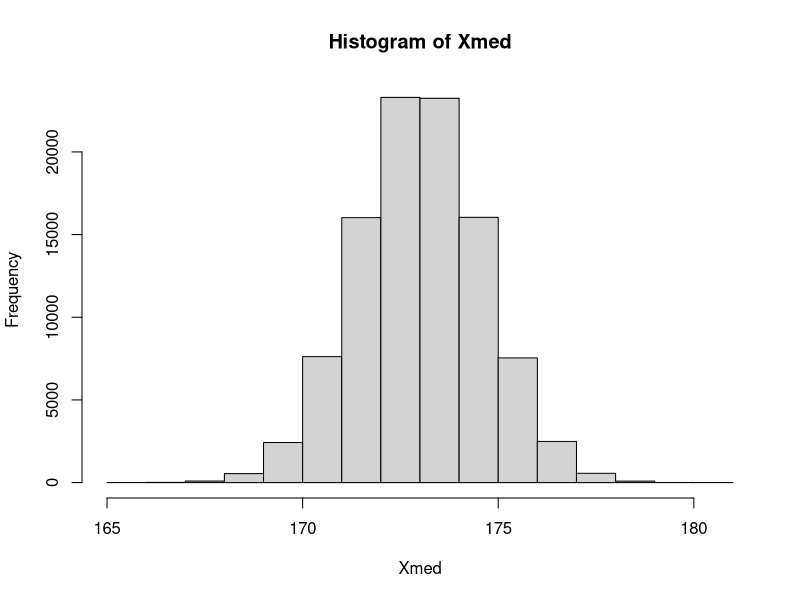
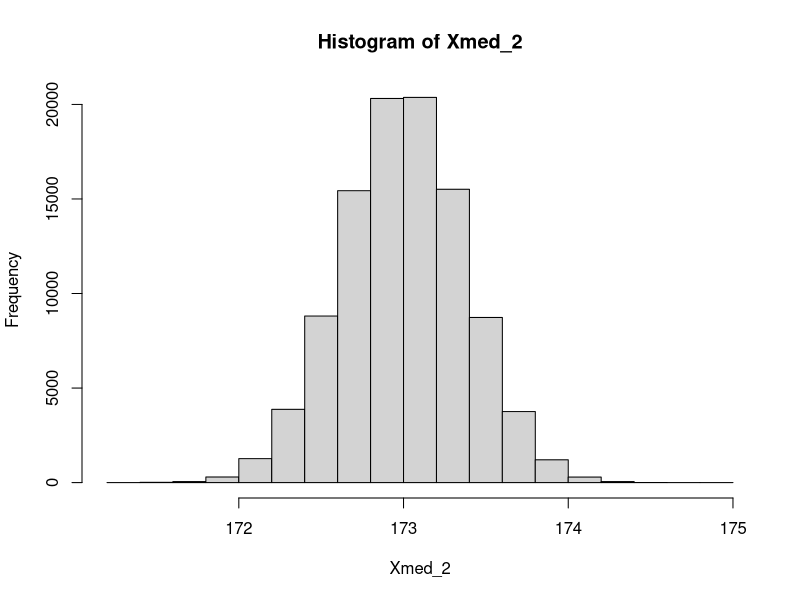
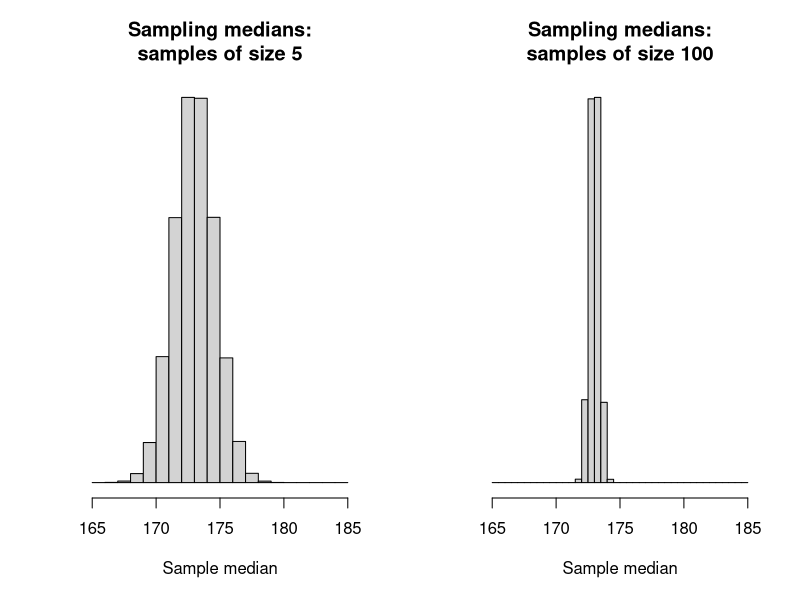
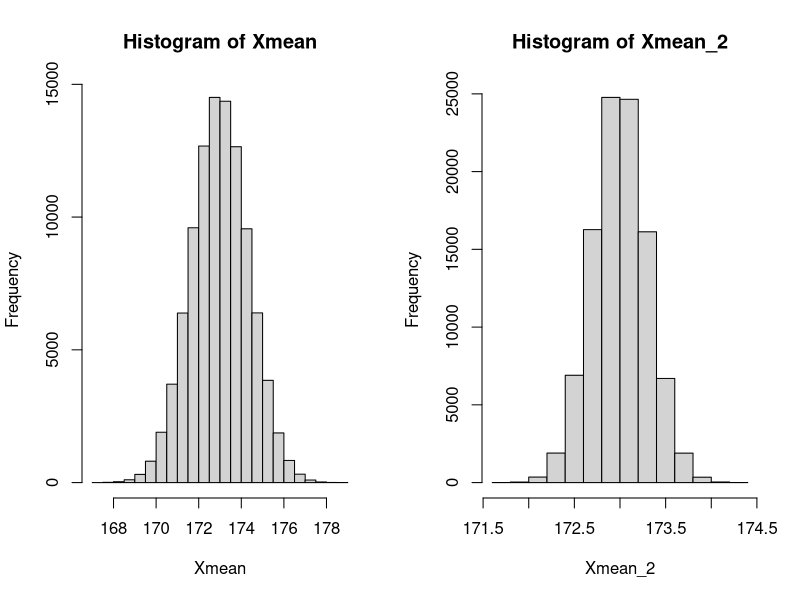
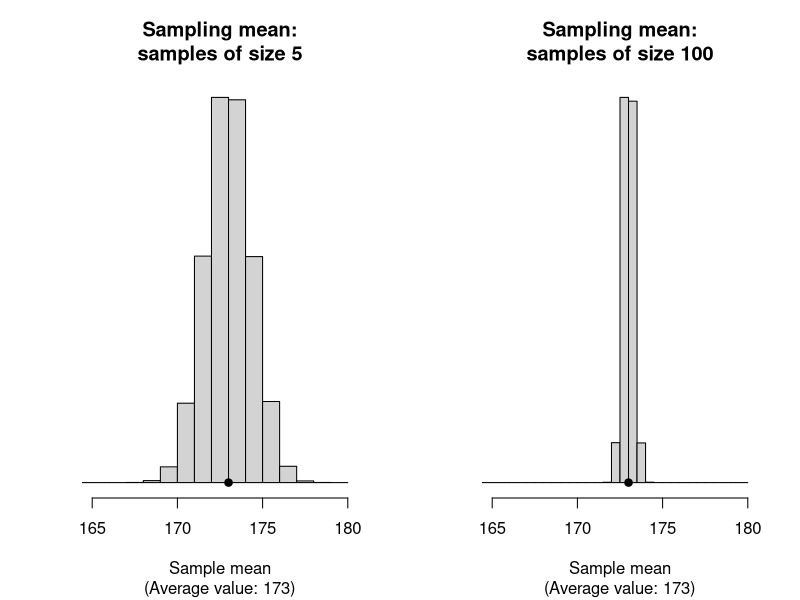
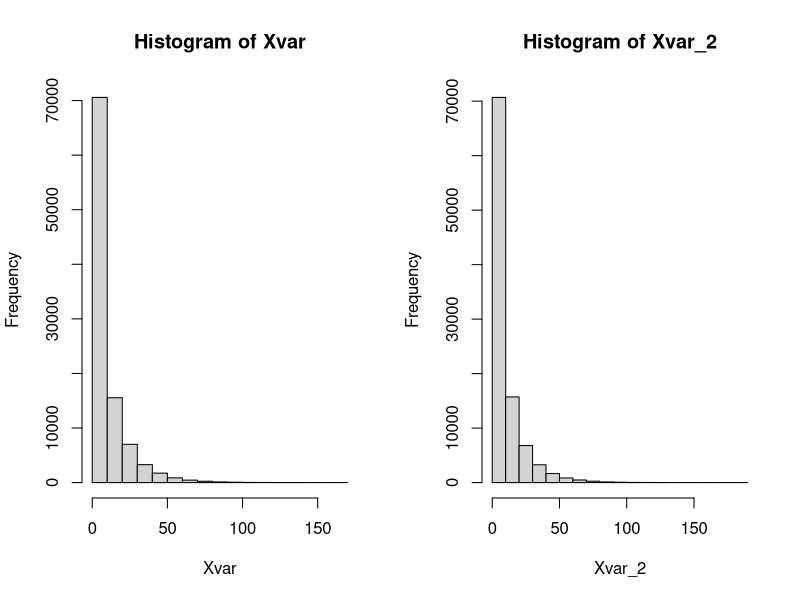
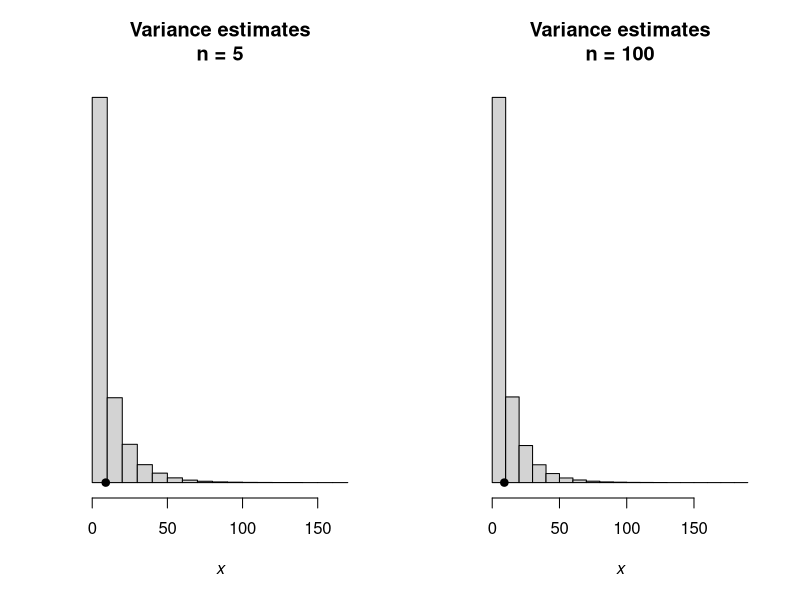
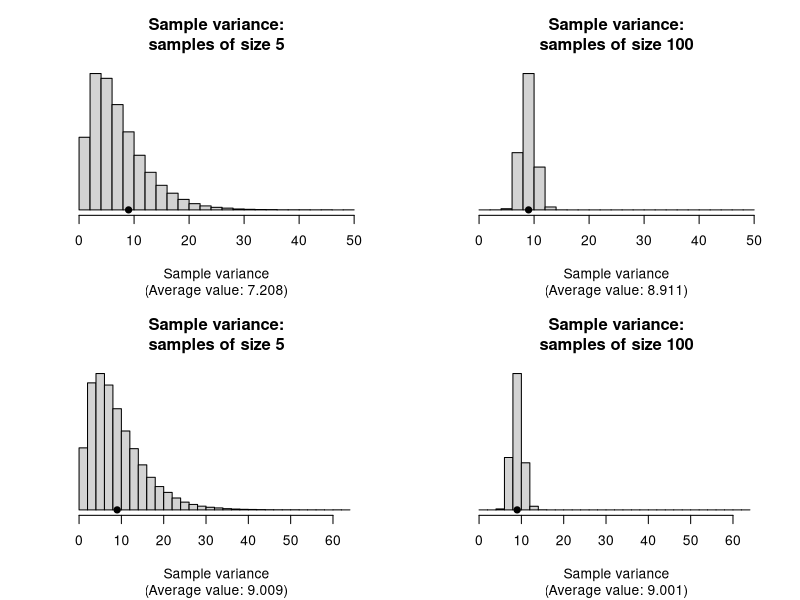

R code for these plots, in order: (Note: this script raises an error after producing the figures.)
## ---- chunk 1
Population <- c(22, 23, 27, 28, 38)
median_P <- median(Population)
median_P
## ---- chunk 2
combn(Population, 2)
## ---- chunk 3
median_S <- combn(Population, 2, FUN = median)
median_S
## ---- chunk 4
table(median_S)
## ---- chunk 5
median_S_2 <- combn(Population, 4, FUN = median)
table(median_S_2)
## ---- chunk 6
set.seed(1592875)
## ---- chunk 7
x_Mn <- 173; x_Sd <- 3        # Population (model) mean and std dev.
sample_Size <- 5              # Sample size is 5
x1 <- rnorm(sample_Size,      # Take a sample of this size...
            mean = x_Mn, sd = x_Sd)     # ... from this distribution
median(x1)                    # Compute the sample median for this sample
## ---- chunk 8
num_Sims <- 100000           # Number of simulations

# Generate random values
Xvals <- rnorm(num_Sims * sample_Size,
               mean = x_Mn, sd = x_Sd)

# Place these into an array, with each sample as a column 
Xvals <- array(Xvals,
               dim = c(sample_Size, num_Sims) )

# Find the median of each sample (i.e., column)
Xmed   <- apply(Xvals, 
                MARGIN = 2, 
                FUN = median) 
hist(Xmed)          # Create the histogram of sample medians
## ---- chunk 9
sample_Size2 <- 100

# Generate random values
Xvals_2 <- rnorm(num_Sims * sample_Size2,
                 mean = x_Mn, sd = x_Sd)

# Place these into an array, with each sample as a column 
Xvals_2 <- array(Xvals_2,
                 dim = c(sample_Size2, num_Sims) )

# Find the minimum of each sample (i.e., column)
Xmed_2   <- apply(Xvals_2, 
                  MARGIN = 2,       # MARGIN = 2 means the columns
                  FUN = median)     # Find the median of each column
hist(Xmed_2)                          # Create the histogram of sample medians
## ---- chunk 10
par( mfrow = c(1, 2))

set.seed(1592875)

hist(Xmed, 
     xlim = c(165, 185),
     xlab = "Sample median",
     ylab = "",
     breaks = seq(165, 185, by = 1),
     main = "Sampling medians:\nsamples of size 5",
     axes = FALSE)
axis(side = 1)

#####

hist(Xmed_2, 
     xlim = c(165, 185),
     xlab = "Sample median",
     ylab = "",
     breaks = seq(165, 185, by = 0.5),
     main = "Sampling medians:\nsamples of size 100",
     axes = FALSE)
axis(side = 1)
## ---- chunk 11
# Mean: n = 5
Xmean   <- apply(Xvals, 
                 MARGIN = 2, 
                 FUN = mean) 
hist(Xmean)          # Create the histogram of sample minimums

# Mean: n = 100
Xmean_2   <- apply(Xvals_2, 
                   MARGIN = 2, 
                   FUN = mean) 
hist(Xmean_2)          # Create the histogram of sample minimums
## ---- chunk 12
par( mfrow = c(1, 2))

hist(Xmean, 
     xlim = c(165, 180),
     xlab = "Sample mean",
     ylab = "",
     breaks = seq(150, 180, by = 1),
     main = "Sampling mean:\nsamples of size 5",
     sub = paste0("(Average value: ", round(mean(Xmean), 1), ")"),
     axes = FALSE)
axis(side = 1)
points(x = x_Mn, 
       y = 0,
       pch = 19)

#####

hist(Xmean_2, 
     xlim = c(165, 180),
     xlab = "Sample mean",
     ylab = "",
     breaks = seq(150, 180, by = 0.5),
     main = "Sampling mean:\nsamples of size 100",
     sub = paste0("(Average value: ", round(mean(Xmean_2), 1), ")"),
     axes = FALSE)
axis(side = 1)
points(x = x_Mn, 
       y = 0,
       pch = 19)


## ---- chunk 13
s2mu <- function(x) { (sum(x - x_Mn)^2) / length(x) }  # Function to find sS2_mu
Xvar   <- apply(Xvals,                                 # Apply fn to each col
                MARGIN = 2,
                FUN = s2mu)
hist(Xvar) 
mean(Xvar)

Xvar_2   <- apply(Xvals_2,
                  MARGIN = 2,
                  FUN = s2mu)
hist(Xvar_2) 
mean(Xvar_2)
## ---- chunk 14
par( mfrow = c(1, 2))

hist(Xvar,
     xlab = expression(italic(x)),
     main = "Variance estimates\nn = 5",
     ylab = "",
     axes = FALSE) 
axis(side = 1)

points(x = x_Sd^2,
       y = 0,
       pch = 19)

hist(Xvar_2,
     xlab = expression(italic(x)),
     main = "Variance estimates\nn = 100",
     ylab = "",
     axes = FALSE) 
axis(side = 1)
points(x = x_Sd^2,
       y = 0,
       pch = 19)
## ---- chunk 15

s2n <- function(x) { (sum( (x - mean(x))^2) ) / length(x)}

Xvarn   <- apply(Xvals, 
                MARGIN = 2, 
                FUN = s2n) 
Xvarn_2   <- apply(Xvals_2, 
                   MARGIN = 2, 
                   FUN = s2n) 


Xvar   <- apply(Xvals, 
                MARGIN = 2, 
                FUN = var) 
Xvar_2   <- apply(Xvals_2, 
                  MARGIN = 2, 
                  FUN = var) 

xRange   <- c(0, 50)
xRange_2 <- c(0, 65)

#####

par( mfrow = c(2, 2))


hist(Xvarn, 
     xlim = xRange,
     xlab = "Sample variance",
     ylab = "",
     breaks = seq(min(xRange), max(xRange), by = 2),
     main = "Sample variance:\nsamples of size 5",
     sub = paste0("(Average value: ", round(mean(Xvarn), 3), ")"),
     axes = FALSE)
axis(side = 1)
points(x = x_Sd^2, 
       y = 0,
       pch = 19)



#####

hist(Xvarn_2,
     xlim = xRange,
     xlab = "Sample variance",
     ylab = "",
     breaks = seq(min(xRange), max(xRange), by = 2),
     main = "Sample variance:\nsamples of size 100",
     sub = paste0("(Average value: ", round(mean(Xvarn_2), 3), ")"),
     axes = FALSE)
axis(side = 1)
points(x = x_Sd^2, 
       y = 0,
       pch = 19)


####
####
####


hist(Xvar, 
     xlim = xRange_2,
     xlab = "Sample variance",
     ylab = "",
     breaks = seq(min(xRange_2), max(xRange_2), by = 2),
     main = "Sample variance:\nsamples of size 5",
     sub = paste0("(Average value: ", round(mean(Xvar), 3), ")"),
     axes = FALSE)
axis(side = 1)
points(x = x_Sd^2, 
       y = 0,
       pch = 19)



#####

hist(Xvar_2, 
     xlim = xRange_2,
     xlab = "Sample variance",
     ylab = "",
     breaks = seq(min(xRange_2), max(xRange_2), by = 2),
     main = "Sample variance:\nsamples of size 100",
     sub = paste0("(Average value: ", round(mean(Xvar_2), 3), ")"),
     axes = FALSE)
axis(side = 1)
points(x = x_Sd^2, 
       y = 0,
       pch = 19)

## ---- chunk 16
set.seed(123)

ns <- c(5, 15, 100)
lambda <- 2
num_Sims <- 10000  # number of simulations

sim_means <- lapply(ns, function(n) {
  replicate(num_Sims, 
            mean(rexp(n, rate = lambda)))
})

hist(sim_means[[1]]) 
hist(sim_means[[2]])
hist(sim_means[[3]])

# The variance when n = 100 should be about twenty times larger
# than the variance for n = 5:
var(sim_means[[1]]) / var(sim_means[[3]])
## ---- chunk 17
par(mfrow = c(1, 3))

hist(sim_means[[1]], 
     axes = FALSE,
     xlim = c(0, 2),
     main = "Sample means:\nn = 5", 
     sub = bquote("(mean;" ~ .(round(mean(sim_means[[1]]), 3)) ~ "and var:" ~ .(round(var(sim_means[[1]]), 4))),
     ylab = "",
     xlab = "Sample means")
axis(side = 1)
points(x = 1/lambda,
       y = 0,
       pch = 19)

hist(sim_means[[2]], 
     axes = FALSE,
     xlim = c(0, 2),
     main = "Sample means:\nn = 15", 
     sub = bquote("(mean;" ~ .(round(mean(sim_means[[2]]), 3)) ~ "and var:" ~ .(round(var(sim_means[[2]]), 4))),
     ylab = "",
     xlab = "Sample mean")
axis(side = 1)
points(x = 1/lambda,
       y = 0,
       pch = 19)

hist(sim_means[[3]], 
     axes = FALSE,
     xlim = c(0, 2),
     breaks = 5,
     main = "Sample means:\nn = 100", 
     sub = bquote("(mean;" ~ .(round(mean(sim_means[[3]]), 3)) ~ "and var:" ~ .(round(var(sim_means[[3]]), 4))),
     ylab = "",
     xlab = "Sample mean")
axis(side = 1)
points(x = 1/lambda,
       y = 0,
       pch = 19)


## ---- chunk 18
set.seed(8979704) # For reproducibility

a_1 <- -8; a_2 <- 10
num_Sims <- 10000

X_1 <- rnorm(num_Sims,
             mean = 2, 
             sd = sqrt(5) )
X_2 <- rnorm(num_Sims,
             mean = 25, 
             sd = sqrt(1) )

Y <- a_1 * X_1 + a_2 * X_2
hist(Y)

mean(Y); var(Y)

## ---- chunk 19
1 - pnorm(2)
## ---- chunk 20
z <- qnorm(0.95); z
## ---- chunk 21
par(mfrow = c(1, 2))

xstar <- 1.6

out <- plotNormal(mu = 0,
                  sd = 1,
                  showX = c(-3, -xstar, 0, xstar, 3),
                  showXlabels = c(-3, expression(-italic(z)), 0, expression(italic(z)), 3))
shadeNormal(x = out$x,
            y = out$y,
            lo = -xstar, 
            hi =  xstar,
            col = "grey")
text(x = 2.5,
     y = 0.3,
     pos = 3,
     expression(Area*":"~0.90))
arrows(x0 = 2.5,
       y0 = 0.3,
       x1 = 0.75,
       y1 = 0.1,
       lwd = 2,
       angle = 15,
       length = 0.1)

## 

out <- plotNormal(mu = 0,
                  sd = 1,
                  showX = c(-3, -2, -1, 0, xstar, 3),
                  showXlabels = c(-3, -2, -1, 0, expression(italic(z)), 3))
shadeNormal(x = out$x,
            y = out$y,
            lo = -Inf, 
            hi =  xstar,
            col = "grey")
text(x = 2.5,
     y = 0.3,
     pos = 3,
     expression(Area*":"~0.95))
arrows(x0 = 2.5,
       y0 = 0.3,
       x1 = 0.75,
       y1 = 0.1,
       lwd = 2,
       angle = 15,
       length = 0.1)
## ---- chunk 22
pnorm( -1.78 )
## ---- chunk 23

## ---- chunk 24

## ---- chunk 25
pnorm(2.69)
## ---- chunk 26
par( mfrow = c(1, 3))

xx <- seq(0.01, 4, length = 100)
plot( x = xx,
      y = dchisq(xx, df = 1),
      lwd = 2,
      type = "l",
      xlab = expression(italic(x)),
      ylab = "Density",
      las = 1,
      main = expression( bold(chi^2*"-"*distribution: df==1)))

xx <- seq(0.001, 15, length = 100)
plot( x = xx,
      y = dchisq(xx, df = 5),
      lwd = 2,
      type = "l",
      xlab = expression(italic(x)),
      ylab = "Density",
      las = 1,
      main = expression( bold(chi^2*"-"*distribution: df==5)))

xx <- seq(0.001, 50, length = 100)
plot( x = xx,
      y = dchisq(xx, df = 20),
      lwd = 2,
      type = "l",
      xlab = expression(italic(x)),
      ylab = "Density",
      las = 1,
      main = expression( bold(chi^2*"-"*distribution: df==20)))
## ---- chunk 27
set.seed(42)

n_a <- 5; n_b <- 20
mu <- 5; sigma2 <- 4
num_Sims   <- 10000

# Simulate nsim values of (n-1)S^2 / sigma^2
scaled_S2_a <- replicate(num_Sims, {
  x <- rnorm(n_a, 
             mean = mu, sd = sqrt(sigma2))
  (n_a - 1) * var(x) / sigma2
})
scaled_S2_b <- replicate(num_Sims, {
  x <- rnorm(n_b, 
             mean = mu, sd = sqrt(sigma2))
  (n_b - 1) * var(x) / sigma2
})

par(mfrow = c(1, 2))

# Plot histogram vs true chi^2(n-1) density
hist(scaled_S2_a, 
     freq = FALSE,
     main = "Scaled sample standard\ndeviation n = 5",
     xlab = "Value")

curve(dchisq(x, df = n_a - 1), 
      add = TRUE, 
      lwd = 2)

hist(scaled_S2_b, 
     freq = FALSE,
     main = "Scaled sample standard\ndeviation n = 20",
     xlab = "Value")

curve(dchisq(x, df = n_b - 1), 
      add = TRUE, 
      lwd = 2)

## ---- chunk 28
# Plot histogram vs true chi^2(n-1) density
par(mfrow = c(1, 2))

hist(scaled_S2_a, 
     freq = FALSE,
     ylim = c(0, 0.18),
     axes = FALSE,
     main = "Scaled sample standard\ndeviation: n = 5",
     ylab = "",
     xlab = "Sample standard deviation")
axis(side = 1)

curve(dchisq(x, df = n_a - 1), 
      add = TRUE, 
      lwd = 2)

###

hist(scaled_S2_b, 
     freq = FALSE,
     axes = FALSE,
     ylab = "",
     main = "Scaled sample standard\ndeviation: n = 20",
     xlab = "Sample standard deviation")
axis(side = 1)

curve(dchisq(x, df = n_b - 1), 
      add = TRUE, 
      lwd = 2)


## ---- chunk 29
1 - pchisq(29.76, 
           df = 24)
## ---- chunk 30
par( mfrow = c(1, 3))

xx <- seq(-4, 4,
          length = 100)

plot( x = xx,
      y = dt(xx, df = 2),
      ylim = c(0, 0.4),
      lwd = 2,
      type = "l",
      axes = FALSE,
      xlab = expression(italic(x)),
      ylab = "Density",
      las = 1,
      main = expression( bold(atop(The~italic(t)*"-"*distribution,
                                   with~2~df))) )
axis(side = 1)
lines( x = xx,
       y = dnorm(x = xx),
       lwd = 2,
       lty = 2,
       col = ColourOpaque)

plot( x = xx,
      y = dt(xx, df = 7),
      lwd = 2,
      type = "l",
      axes = FALSE,
      xlab = expression(italic(x)),
      ylab = "Density",
      las = 1,
      main = expression( bold(atop(The~italic(t)*"-"*distribution,
                                   with~7~df))))
axis(side = 1)
lines( x = xx,
       y = dnorm(x = xx),
       lwd = 2,
       lty = 2,
       col = ColourOpaque)

plot( x = xx,
      y = dt(xx, df = 30),
      lwd = 2,
      type = "l",
      axes = FALSE,
      xlab = expression(italic(x)),
      ylab = "Density",
      las = 1,
      main = expression( bold(atop(The~italic(t)*"-"*distribution,
                                   with~30~df))))
axis(side = 1)
lines( x = xx,
       y = dnorm(x = xx),
       lwd = 2,
       lty = 2,
       col = ColourOpaque)
## ---- chunk 31
pt(-0.645, df = 4)
## ---- chunk 32
par(mfrow = c(1, 3))

xx <- seq(0.01, 4, length = 100)

plot( x = xx,
      y = df(xx, df1 = 1, df2 = 4),
      lwd = 2,
      type = "l",
      xlab = expression(italic(x)),
      ylab = "Density",
      las = 1,
      main = expression(bold(atop(The~italic(F)*"-"*distribution,
                                  with~df=="(1, 4)"))))

plot( x = xx,
      y = df(xx, df1 = 6, df2 = 1),
      lwd = 2,
      type = "l",
      xlab = expression(italic(x)),
      ylab = "Density",
      las = 1,
      main = expression(bold(atop(The~italic(F)*"-"*distribution,
                                  with~df=="(6, 1)"))))

plot( x = xx,
      y = df(xx, df1 = 30, df2 = 5),
      lwd = 2,
      type = "l",
      xlab = expression(italic(x)),
      ylab = "Density",
      las = 1,
      main = expression(bold(atop(The~italic(F)*"-"*distribution,
                                  with~df=="(30, 5)"))))
## ---- chunk 33
pf(1,    df1 = 2, df2 = 10)
qf(0.99, df1 = 2, df2 = 10)
